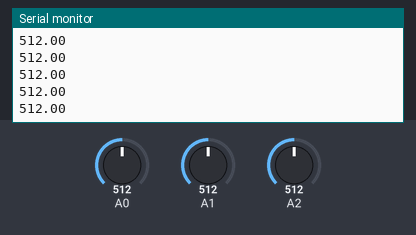
Recording of a sketch running on a simulated Arduino Uno, built with avr-gcc and run on an emulated ATmega328P. On the bench: the last lines printed to the serial monitor. Inputs (shaded band) come from the test bench; at power-on: A0 = 512, A1 = 512, A2 = 512.

Above: at 2.7 s.
2.8 s: A0 set to 986
At 3.9 s:
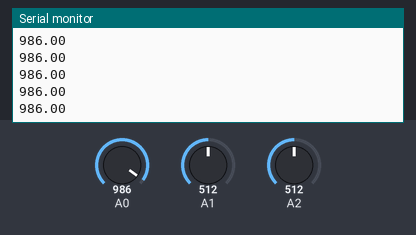
4.3 s: A0 set to 1017
At 7.01 s:
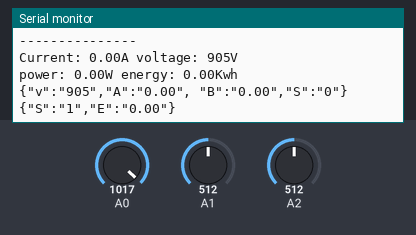
Timing chart, 0 to 8.5 s (numbered marks = the images above; inputs shaded):
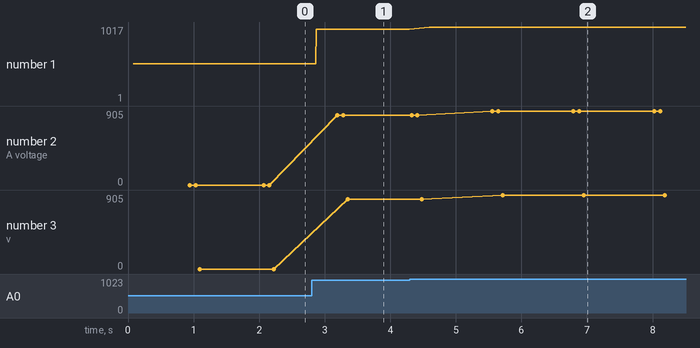

The sketch:

powerMonitoring.ino
```cpp
#include <Wire.h>
#include <SoftwareSerial.h>
#define blockA A1
#define blockB A2
// send globals values
float current_A = 0.0, current_B = 0.0;
int voltage = 0;
float powerA = 0.0, powerB = 0.0;
float energyA = 0.0, energyB = 0.0;
unsigned int lastDataSent = 0;
unsigned int lastDataSent2 = 0;
unsigned int lastDataSent3 = 0;

//voltage sensor globals
double sensorValue1 = 0;
int val[100];
int max_v = 0;
double VmaxD = 0;
double VeffD = 0;
double Veff = 0;
unsigned int lastMillis = 0;
SoftwareSerial esp(2, 3);  // the pins for arduino communication to esp RX and TX respectively

#define SAMPLES 300  //Number of samples you want to take everytime you loop

float High_peak, Low_peak;  //Variables to measure or calculate
float Amps_Peak_Peak, Amps_RMS;

void setup() {

  Serial.begin(9600);  //Start Serial Monitor to display current read value on Serial monitor
  esp.begin(230400);
}
void loop() {
  currentSensors();
  voltageSensor();
  power();
  energy();
  Serialprints();
  if (millis() - lastDataSent >= 500) {
    SendData(0);
    lastDataSent = millis();
  }
  if (millis() - lastDataSent2 >= 700) {
    SendData(1);
    lastDataSent2 = millis();
  }
  if (millis() - lastDataSent3 >= 900) {
    SendData(2);
    lastDataSent3 = millis();
  }
  delay(1);
}

void SendData(int i) {
  String dataToSend = "";
  if (i == 0) {
    dataToSend += "{\"v\":\"" + String(voltage) + "\",\"A\":\"" + String(current_A) + "\", \"B\":\"" + String(current_B) + "\",\"S\":\"" + String(i) + "\"}";
  } else if (i == 1) {
    dataToSend += "{\"S\":\"" + String(i) + "\",\"E\":\"" + String(energyA) + "\"}";
  } else if (i == 2) {
    dataToSend += "{\"S\":\"" + String(i) + "\",\"F\":\"" + String(energyB) + "\"}";
  }
  Serial.println(dataToSend);
  esp.println(dataToSend);  //print the data to esp in a JSON format so that we can deserialize the data in the esp
}
void power() {
  powerA = powerA + (current_A * voltage);
  powerB = powerB + (current_B * voltage);
}
void energy() {
  energyA = energyA + (((current_A * voltage)) * (((millis() - lastMillis)) / 3600000.0));
  energyB = energyB + (((current_B * voltage)) * (((millis() - lastMillis)) / 3600000.0));
  lastMillis = millis();
}


void read_Amps(int pin)  //read_Amps function calculate the difference between the high peak and low peak
{                        //get peak to peak value
  int cnt;               //Counter
  High_peak = 0;         //We first assume that our high peak is equal to 0 and low peak is 1024, yes inverted
  Low_peak = 1024;

  for (cnt = 0; cnt < SAMPLES; cnt++)  //everytime a sample (module value) is taken it will go through test
  {
    float ACS_Value = analogRead(pin);  //We read a single value from the module

    if (ACS_Value > High_peak)  //If that value is higher than the high peak (at first is 0)
    {
      High_peak = ACS_Value;  //The high peak will change from 0 to that value found
    }

    if (ACS_Value < Low_peak)  //If that value is lower than the low peak (at first is 1024)
    {
      Low_peak = ACS_Value;  //The low peak will change from 1024 to that value found
    }
  }  //We keep looping until we take all samples and at the end we will have the high/low peaks values

  Amps_Peak_Peak = High_peak - Low_peak;  //Calculate the difference
}


void currentSensors() {
  read_Amps(A1);                                //Launch the read_Amps function
  Amps_RMS = Amps_Peak_Peak * 0.3536 * 0.0257;  //Now we have the peak to peak value normally the formula requires only multiplying times 0.3536
  Serial.print(Amps_RMS);                       //Here I show the RMS value and the peak to peak value, you can print what you want and add the "A" symbol...
  Serial.print("\t");
  Serial.println(Amps_Peak_Peak);
  current_A = Amps_RMS;
  read_Amps(A2);                                //Launch the read_Amps function
  Amps_RMS = Amps_Peak_Peak * 0.3536 * 0.0257;  //Now we have the peak to peak value normally the formula requires only multiplying times 0.3536
  Serial.print(Amps_RMS);                       //Here I show the RMS value and the peak to peak value, you can print what you want and add the "A" symbol...
  Serial.print("\t");
  Serial.println(Amps_Peak_Peak);
  //delay(200);
  current_B = Amps_RMS;
  current_A < 0.16 ? current_A = 0 : current_A = current_A;
  current_B < 0.16 ? current_B = 0 : current_B = current_B;
}

void voltageSensor() {

  for (int i = 0; i < 100; i++) {
    sensorValue1 = analogRead(A0);
    Serial.println(sensorValue1);
    if (analogRead(A0) > 520) {
      val[i] = sensorValue1;
    } else {
      val[i] = 0;
    }
    delay(1);
  }

  max_v = 0;

  for (int i = 0; i < 100; i++) {
    if (val[i] > max_v) {
      max_v = val[i];
    }
    val[i] = 0;
  }
  if (max_v != 0) {


    VmaxD = max_v;
    VeffD = VmaxD / sqrt(2);
    Veff = (((VeffD - 420.76) / -90.24) * -210.2) + 210.2;
  } else {
    Veff = 0;
  }

  voltage = Veff;
  VmaxD = 0;

 // delay(100);
}
void Serialprints() {
  Serial.println("");
  Serial.println("block A");
  Serial.println("---------------");
  Serial.print("Current: ");
  Serial.print(current_A);
  Serial.print("A ");
  Serial.print("voltage: ");
  Serial.print(voltage);
  Serial.print("V ");
  Serial.println("");
  Serial.print("power: ");
  Serial.print(powerA);
  Serial.print("W ");
  Serial.print("energy: ");
  Serial.print(energyA);
  Serial.println("Kwh");
  Serial.println("block B");
  Serial.println("---------------");
  Serial.print("Current: ");
  Serial.print(current_B);
  Serial.print("A ");
  Serial.print("voltage: ");
  Serial.print(voltage);
  Serial.print("V ");
  Serial.println("");
  Serial.print("power: ");
  Serial.print(powerB);
  Serial.print("W ");
  Serial.print("energy: ");
  Serial.print(energyB);
  Serial.println("Kwh ");
}
```

Measured:
- the behaviour switches between 999 and 1000 on A0 (found by bisection; images 1 and 2)
- after the input at 2.8 s, the serial monitor: prints a new line after 0.07 s (image 1)
- after the input at 4.3 s, the serial monitor: prints a new line after 0.29 s (image 2)
- plotted number 1: 512 → 986 after the input at 2.8 s
- plotted number 2: 0 → 854 after the input at 2.8 s, 854 → 905 after the input at 4.3 s
- plotted number 3: 0 → 854 after the input at 2.8 s, 854 → 905 after the input at 4.3 s
